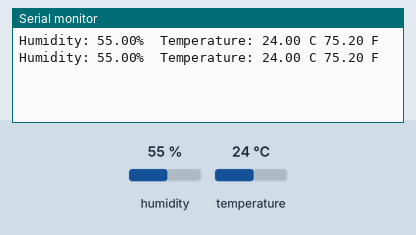
Bench run of a sketch on a simulated Arduino Uno, built with avr-gcc and run on an emulated ATmega328P. On the bench: the last lines printed to the serial monitor. The inputs (shaded band) are chosen by the test bench; at power-on: humidity 55 %, temperature 24 °C.

Above: at 2.8 s.
2.9 s: humidity set to 22 %
At 4.4 s:
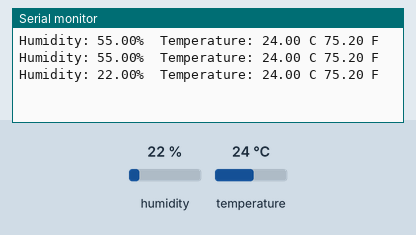
5.6 s: temperature set to 12 °C
At 6.9 s:
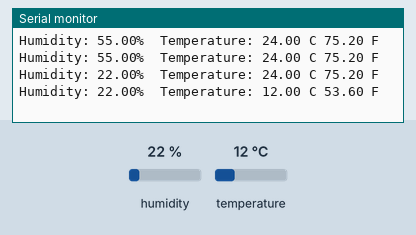
8.3 s: humidity set to 40 %
At 10.5 s:
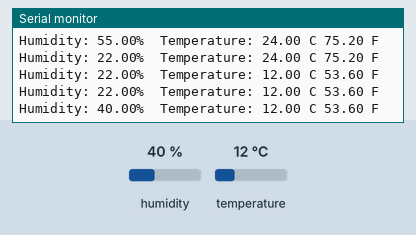
Timing chart, 0 to 12.0 s (numbered marks = the images above; inputs shaded):
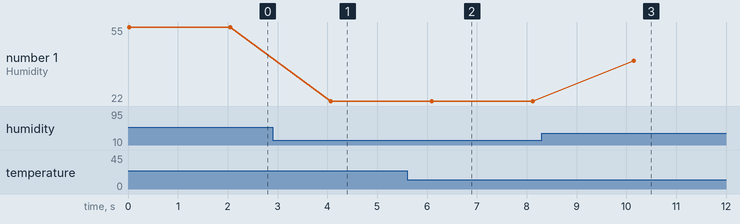

Measured:
- after the input at 2.9 s, the serial monitor: prints a new line after 1.2 s (image 1)
- after the input at 5.6 s, the serial monitor: prints a new line after 0.50 s (image 2)
- after the input at 8.3 s, the serial monitor: prints a new line after 1.8 s (image 3)
- plotted number 1: 55 → 22 after the input at 2.9 s, 22 → 40 after the input at 8.3 s

The sketch:

dht11Program.ino
```cpp
#include "DHT.h"

#define DHTPIN 2
#define DHTTYPE DHT11

DHT dht(DHTPIN, DHTTYPE);

void setup() {
  Serial.begin(9600);
  dht.begin();
}

void loop() {
  float h = dht.readHumidity();
  float t = dht.readTemperature();         // Read temperature as Celsius (the default)
  float f = dht.readTemperature(true);     // Read temperature as Fahrenheit (isFahrenheit = true)

  // Check if any reads failed and exit early (to try again).
  if (isnan(h) || isnan(t) || isnan(f)) {
    Serial.println("Failed to read from DHT sensor!");
    return;
  }

  Serial.print("Humidity: ");
  Serial.print(h);
  Serial.print("%  Temperature: ");
  Serial.print(t);
  Serial.print(" C ");
  Serial.print(f);
  Serial.println(" F ");

  delay(2000);
}
```
